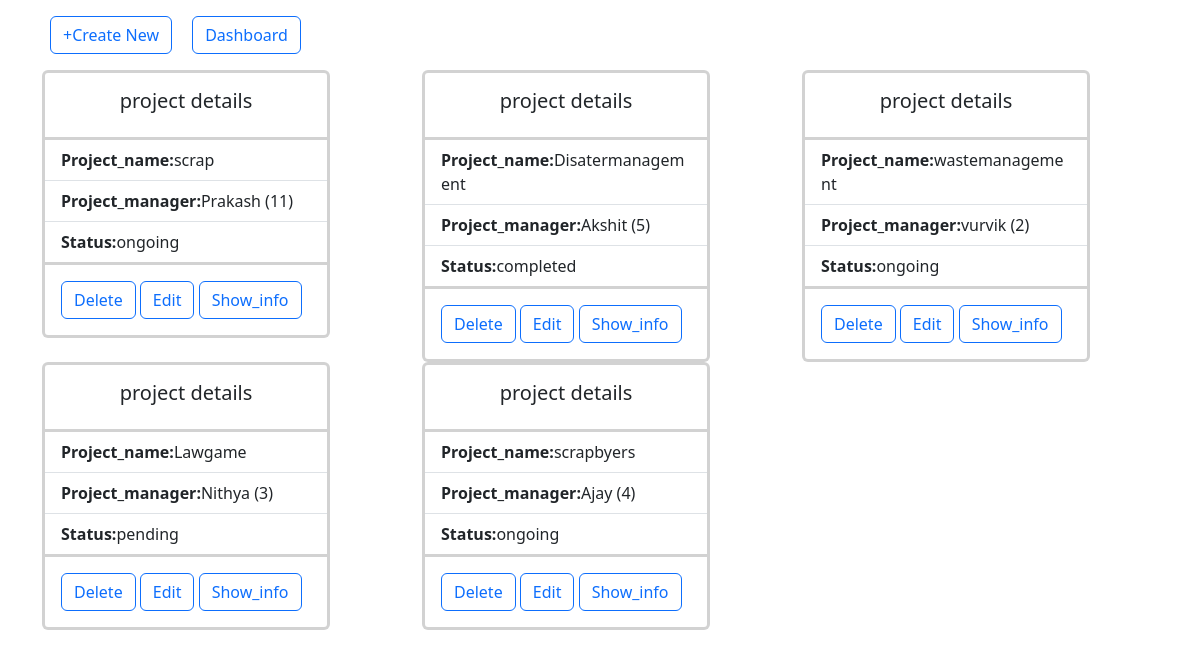
Page /projectteams/ on the committed database.
### pms/models.py (models this page shows, shortened)
class create_project(models.Model):
    projectname = models.CharField(max_length=255)
    start_date = models.DateField()
    end_date = models.DateField()
    project_manager = models.ForeignKey(create_team_member, on_delete=models.SET_NULL, null=True, related_name='managed_projects')
    team_members = models.ManyToManyField(create_team_member, related_name='projects')
    categories = models.CharField(max_length=50)
    categories = models.CharField(max_length=50)
    comments = models.TextField()
    status = models.CharField(max_length=50, choices=[
        ('pending', 'Pending'),
        ('ongoing', 'Ongoing'),
        ('completed', 'Completed')
    ])
    created_at = models.DateTimeField(auto_now_add=True)
    updated_at = models.DateTimeField(auto_now=True)

class create_team_member(models.Model):
    id = models.AutoField(primary_key=True)
    name = models.CharField(max_length=10, null=False)
    email = models.EmailField(null=False)
    address = models.TextField(default='Hyderabad')
    contact=models.IntegerField(null=False,default='123456789')
    image = models.ImageField(upload_to='media/',null=True)
    gender=models.CharField(max_length=10,default="Male")
    categories = models.CharField(max_length=20)
    designations = models.CharField(max_length=40)
    created_at = models.DateTimeField(default=now, editable=False)
    updated_at = models.DateTimeField(auto_now=True)
    def __str__(self):
        return f'{self.name} ({self.id})'

### pms/views.py (the view)
# urls.py: path('projectteams/',projectteams_view,name='projectteams'),
def projectteams_view(request):
    project=create_project.objects.all()
    return render(request,'projectteams.html',{'project':project})

### templates/projectteams.html (shortened to what this page needs)
{% load static %}
<!DOCTYPE html>
<html lang="en">
<head>
    <link rel="stylesheet" href="https://cdnjs.cloudflare.com/ajax/libs/font-awesome/6.5.2/css/all.min.css">
    <link href="https://cdn.jsdelivr.net/npm/bootstrap@5.3.3/dist/css/bootstrap.min.css" rel="stylesheet">
</head>
<body>
    <div class="container border-2">
        <a href="{% url 'createproject'  %}" class="btn btn-outline-primary mx-2 my-3">+Create New</a>
        <a href="{% url 'home'  %}" class="btn btn-outline-primary mx-2 my-3">Dashboard</a>
        <div class="row">
            {% for item in project %}
            <div class="col-4">
                <div class="card border-3" style="width: 18rem;">
                    <div class="card-body">
                        <h5 class="card-title text-center">project details</h5>
                    </div>
                    <ul class="list-group list-group-flush">
                        <li class="list-group-item"><b>Project_name:</b>{{ item.projectname }}</li>
                        <li class="list-group-item"><b>Project_manager:</b>{{ item.project_manager }}</li>
                        <li class="list-group-item"><b>Status:</b>{{ item.status }}</li>
                    </ul>
                    <div class="card-body">
                        <a href="{% url 'delete_project' item_id=item.id %}" class="btn btn-outline-primary">Delete</a>
                        <a href="{% url 'edit_project' item_id=item.id %}" class="btn btn-outline-primary">Edit</a>
                        <a href="{% url 'show_project' item_id=item.id %}" class="btn btn-outline-primary">Show_info</a>
                    </div>
                </div>
            </div>
            {% endfor %}
        </div>
    </div>
</body>
</html>

### rows in the picture
create_project: projectname "scrap", project_manager "Prakash (11)", status "ongoing"
create_project: projectname "Disatermanagement", project_manager "Akshit (5)", status "completed"
create_project: projectname "wastemanagement", project_manager "vurvik (2)", status "ongoing"
create_project: projectname "Lawgame", project_manager "Nithya (3)", status "pending"
create_project: projectname "scrapbyers", project_manager "Ajay (4)", status "ongoing"
